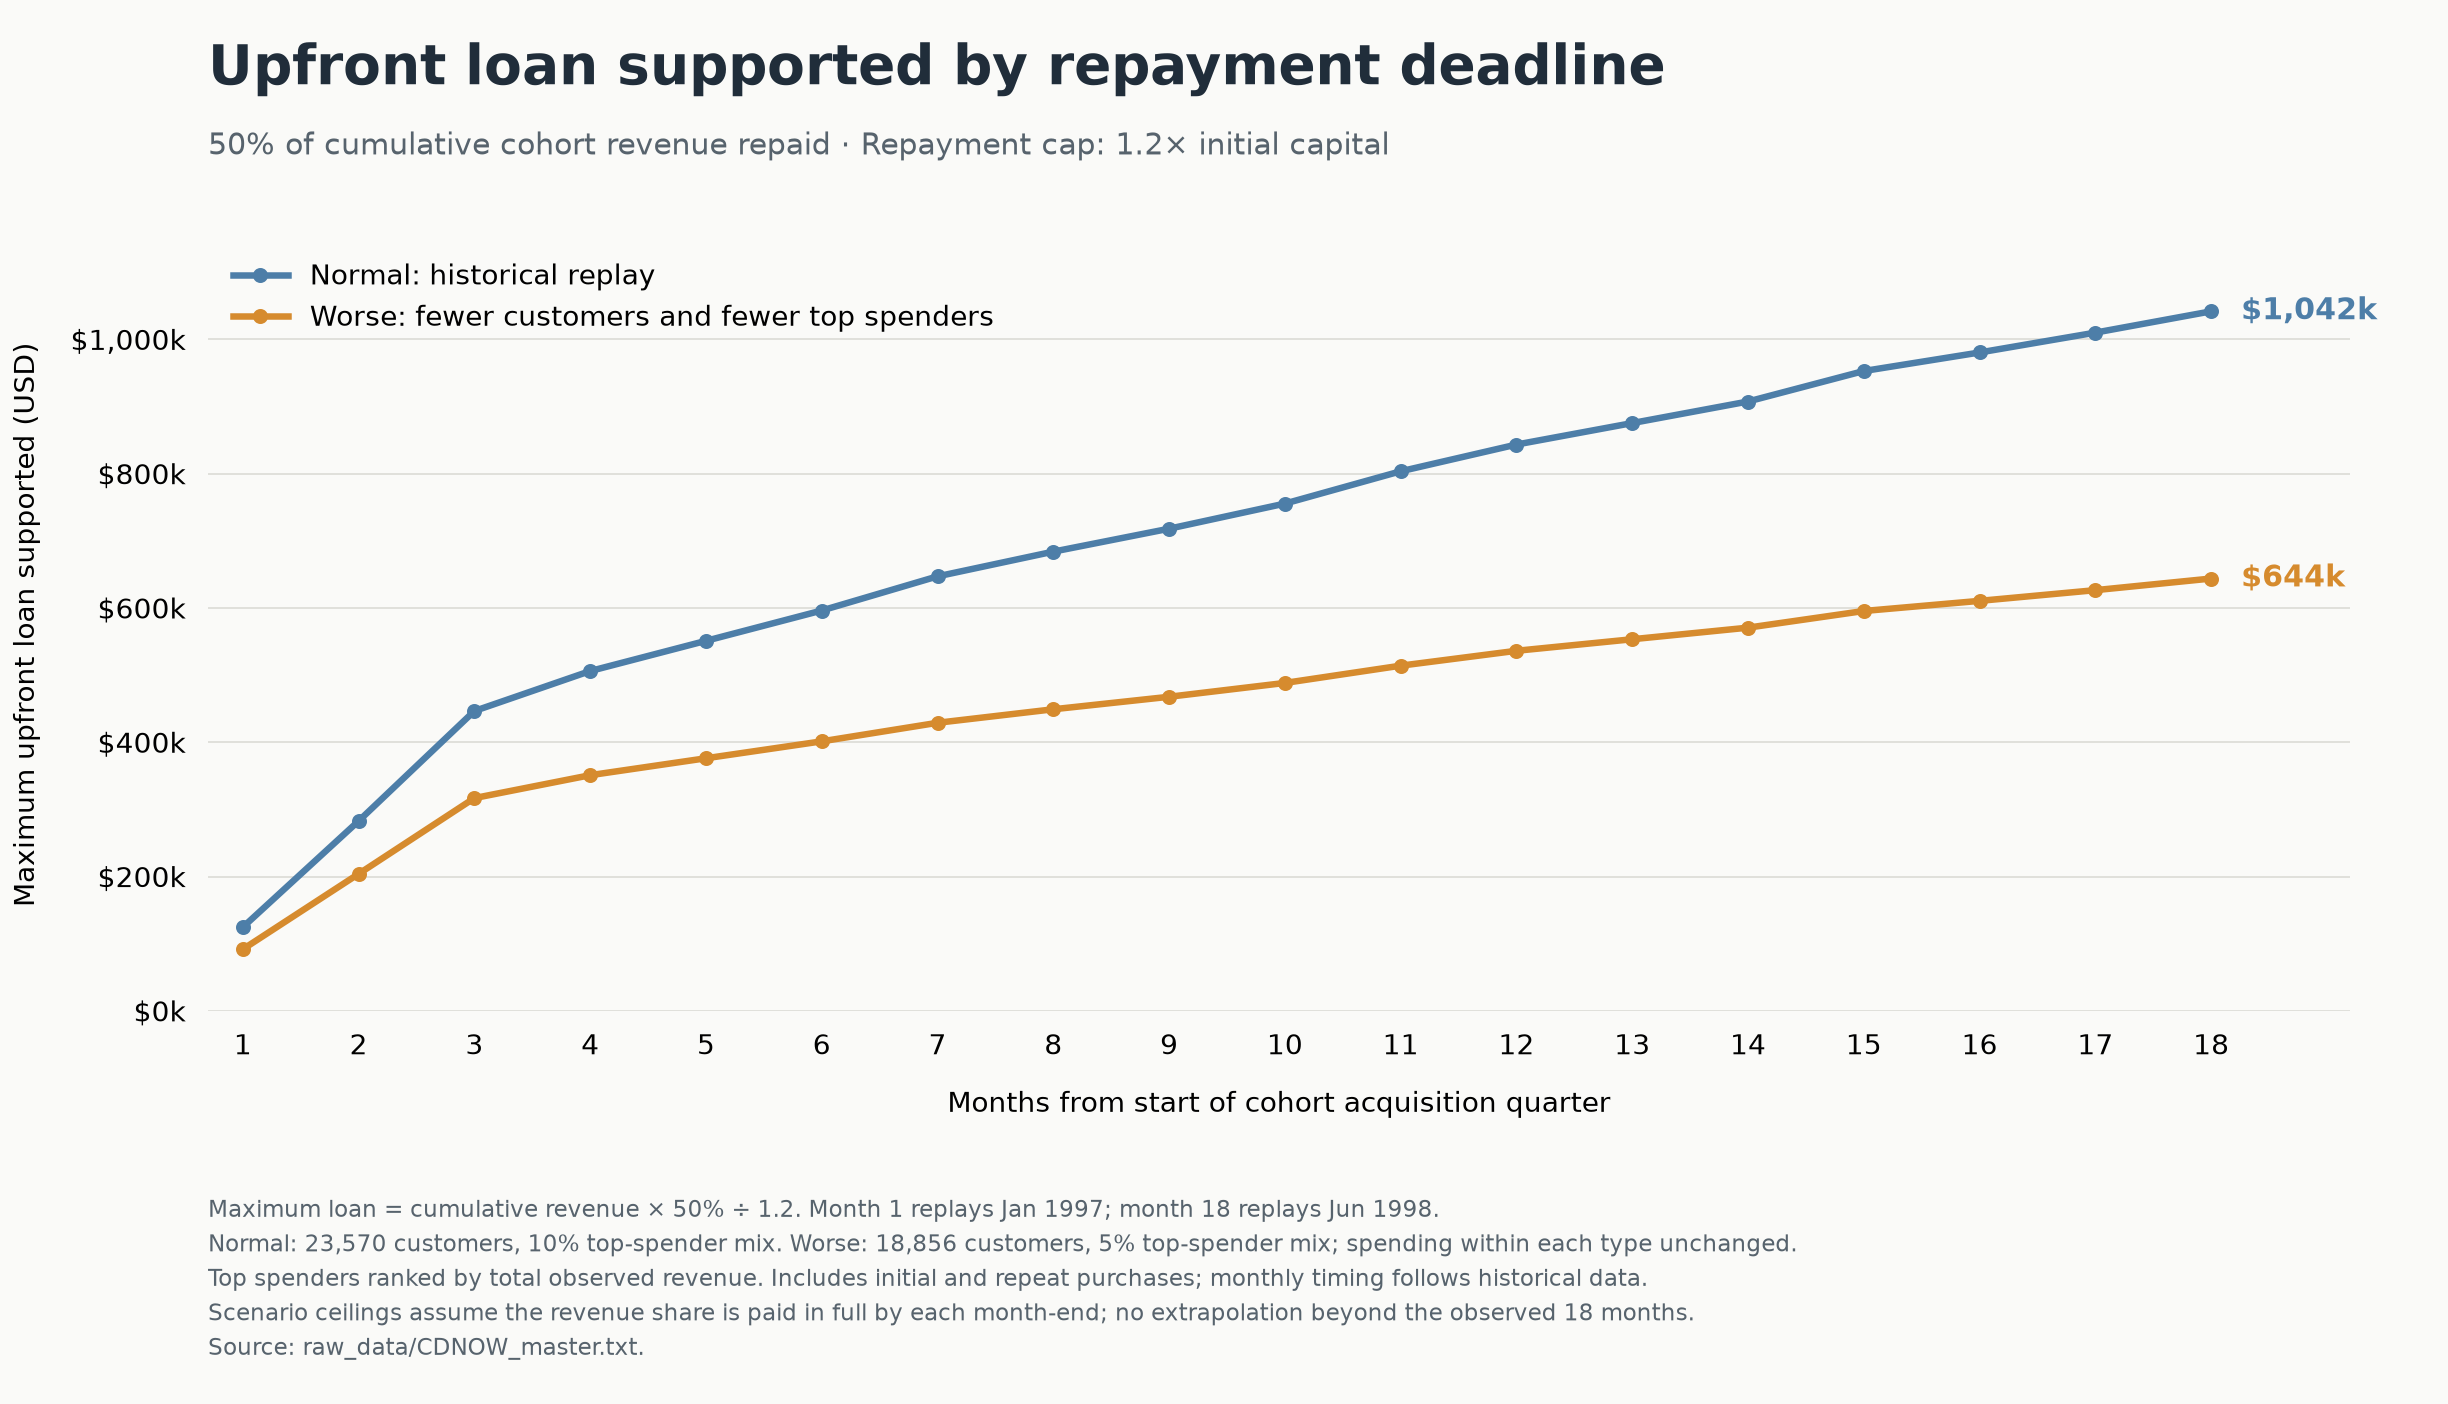

Source code (Python):
"""Historical replay and customer-mix stress; loan ceiling = cumulative revenue / 2.4.

Run: uv run --with matplotlib assets/diagrams/cdnow_cohort_loan_capacity.py
"""
from collections import defaultdict
import csv
from decimal import Decimal
from math import ceil
from pathlib import Path

import matplotlib
matplotlib.use("Agg")
import matplotlib.pyplot as plt
from matplotlib.ticker import FuncFormatter

BASE = Path(__file__).resolve().parent
rows = []
total_by_customer = defaultdict(Decimal)
for line in (BASE.parents[1] / "raw_data/CDNOW_master.txt").read_text().splitlines():
    customer, date, cds, value = line.split()
    value = Decimal(value)
    rows.append((customer, date[:6], value))
    total_by_customer[customer] += value
assert len(rows) == 69659 and len(total_by_customer) == 23570
ranked = sorted(total_by_customer, key=lambda c: (-total_by_customer[c], c))
top = set(ranked[:ceil(len(ranked) / 10)])
assert len(top) == 2357
# New cohort size = 80% of observed; mix = 5% top-type, 95% other-type.
# Original mix = 10% top-type, 90% other-type. Keep each type's monthly
# revenue/customer unchanged. Weights apply to every historical transaction.
top_weight = Decimal("0.8") * Decimal("0.05") / Decimal("0.10")
other_weight = Decimal("0.8") * Decimal("0.95") / Decimal("0.90")
assert abs(len(top) * top_weight + (len(ranked)-len(top)) * other_weight - Decimal(len(ranked)) * Decimal("0.8")) < Decimal("1e-20")
monthly = defaultdict(lambda: [Decimal(0), Decimal(0)])
for customer, month, value in rows:
    monthly[month][0] += value
    monthly[month][1] += value * (top_weight if customer in top else other_weight)
months = sorted(monthly)
assert len(months) == 18
cumulative = [Decimal(0), Decimal(0)]
results = []
for i, month in enumerate(months, 1):
    cumulative = [cumulative[j] + monthly[month][j] for j in range(2)]
    ceilings = [v * Decimal("0.5") / Decimal("1.2") for v in cumulative]
    results.append((i, month[:4] + "-" + month[4:], *monthly[month], *cumulative, *(v * Decimal("0.5") for v in cumulative), *ceilings))
    assert all(abs(ceilings[j] * Decimal("1.2") - cumulative[j] * Decimal("0.5")) < Decimal("1e-20") for j in range(2))
assert cumulative[0] == sum(total_by_customer.values())
with (BASE / (Path(__file__).stem + ".csv")).open("w", newline="") as out:
    writer = csv.writer(out)
    writer.writerow(["replay_month", "historical_reference_month", "normal_monthly_revenue_usd", "worse_monthly_revenue_usd", "normal_cumulative_revenue_usd", "worse_cumulative_revenue_usd", "normal_available_repayment_usd", "worse_available_repayment_usd", "normal_max_upfront_loan_usd", "worse_max_upfront_loan_usd"])
    for row in results:
        writer.writerow([*row[:2], *[f"{v:.2f}" for v in row[2:]]])

plt.rcParams.update({"font.family": "DejaVu Sans", "font.size": 11, "text.parse_math": False})
fig, ax = plt.subplots(figsize=(13.6, 7.8), facecolor="#FAFAF8")
ax.set_facecolor("#FAFAF8")
for j, (color, label) in enumerate((("#4D7EA8", "Normal: historical replay"), ("#D68B2E", "Worse: fewer customers and fewer top spenders"))):
    values = [float(r[8+j]) for r in results]
    ax.plot(range(1, 19), values, marker="o", markersize=5, linewidth=2.6, color=color, label=label)
    ax.annotate(f"${values[-1]/1000:,.0f}k", (18, values[-1]), xytext=(12, 0), textcoords="offset points", va="center", color=color, weight="bold", fontsize=12)
ax.set_xlim(.7, 19.2)
ax.set_ylim(0, 1150000)
ax.set_xticks(range(1, 19))
ax.set_xlabel("Months from start of cohort acquisition quarter", labelpad=12)
ax.set_ylabel("Maximum upfront loan supported (USD)", labelpad=12)
ax.yaxis.set_major_formatter(FuncFormatter(lambda v, _: f"${v/1000:,.0f}k"))
ax.grid(axis="y", color="#DDDDD8", linewidth=.7)
ax.set_axisbelow(True)
ax.spines[["top", "right", "left", "bottom"]].set_visible(False)
ax.tick_params(axis="both", length=0, pad=9)
ax.legend(loc="upper left", frameon=False)
fig.text(.085, .94, "Upfront loan supported by repayment deadline", fontsize=22, weight="bold", color="#202D3A")
fig.text(.085, .89, "50% of cumulative cohort revenue repaid · Repayment cap: 1.2× initial capital", fontsize=12, color="#57636D")
fig.text(.085, .035, "Maximum loan = cumulative revenue × 50% ÷ 1.2. Month 1 replays Jan 1997; month 18 replays Jun 1998.\nNormal: 23,570 customers, 10% top-spender mix. Worse: 18,856 customers, 5% top-spender mix; spending within each type unchanged.\nTop spenders ranked by total observed revenue. Includes initial and repeat purchases; monthly timing follows historical data.\nScenario ceilings assume the revenue share is paid in full by each month-end; no extrapolation beyond the observed 18 months.\nSource: raw_data/CDNOW_master.txt.", fontsize=9.2, color="#57636D", linespacing=1.5)
fig.subplots_adjust(left=.085, right=.96, top=.83, bottom=.28)
for ext in ("png", "svg"):
    fig.savefig(BASE / (Path(__file__).stem + "." + ext), dpi=180, facecolor=fig.get_facecolor())
for r in results:
    print(f"{r[0]:2} {r[1]} | cumulative normal ${r[4]:,.2f}, worse ${r[5]:,.2f} | loan normal ${r[8]:,.2f}, worse ${r[9]:,.2f}")
print(f"Worse/normal final revenue: {cumulative[1]/cumulative[0]:.4%}")
